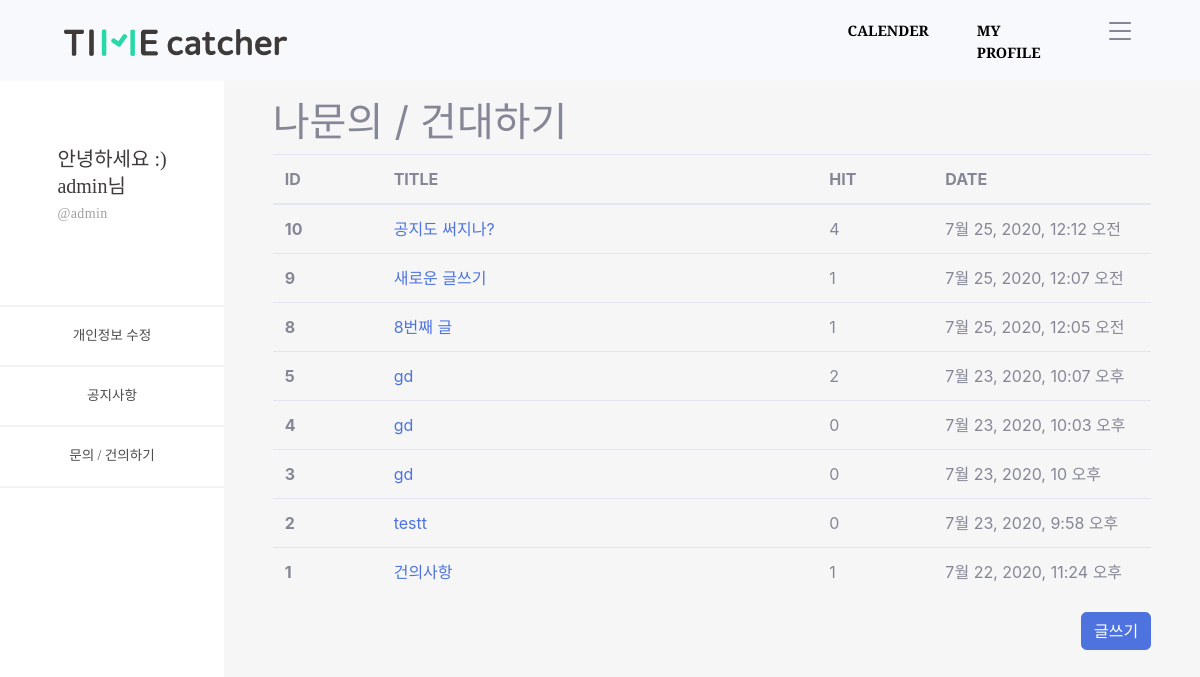
Before: /timeApp/customer/ (signed in) with the older database file.
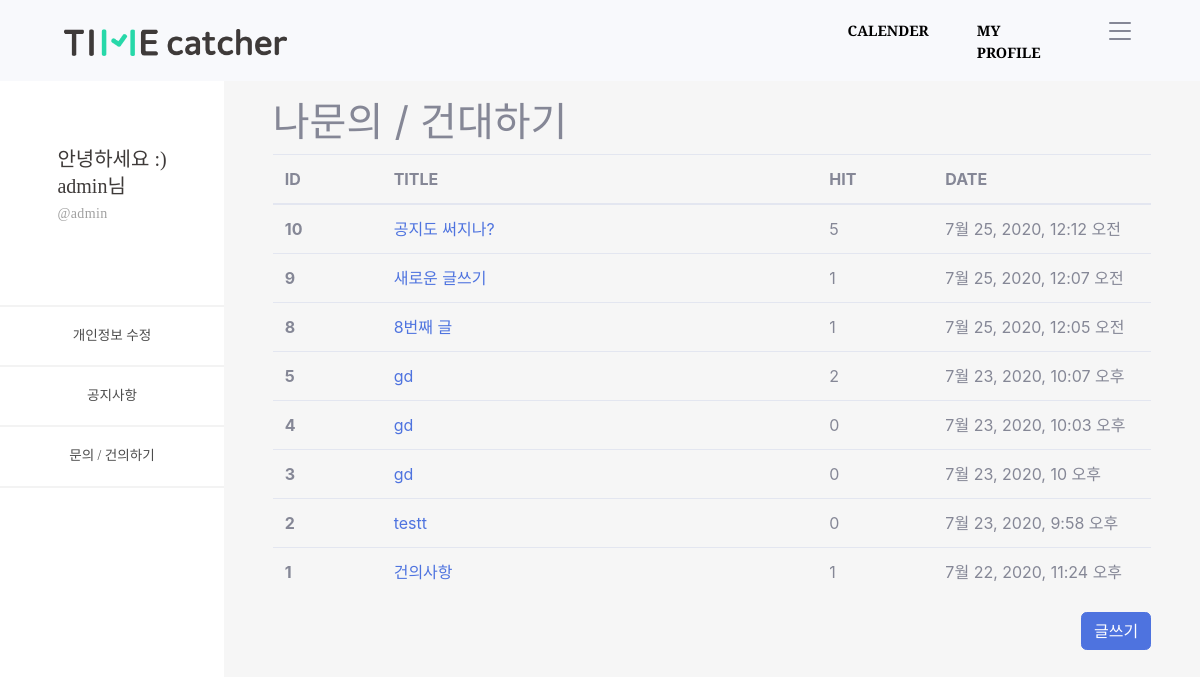
After: the same page with the newer database file.
### timeApp/models.py (models this page shows, shortened)
class Customer(models.Model):
    objects = models.Manager()
    c_title = models.CharField(max_length=100)
    c_body = models.TextField()
    c_hit = models.PositiveIntegerField(default=0)
    c_input_date = models.DateTimeField('date published', default=timezone.now)

### timeApp/views.py (the view)
# urls.py: path('customer/', views.customer, name='customer'),
def customer(request):
    customers = Customer.objects.all().order_by('-id')
    conn_user = request.user
    conn_profile = Profile.objects.get(user=conn_user)
    context = {
        'id' : conn_user.username,
        'nick' : conn_profile.nick,
        'customers' : customers,
    }
    return render(request, 'customer.html', context=context)

### timeApp/templates/customer.html
{% extends 'base_side.html' %}
{% load static %}
{% block content_side %}
<div id="content-wrapper" style="background-color: #f6f6f6;" class="d-flex justify-content-center">
  <div class="cantrion" style="margin-top: 10%; width: 90%;">
    <h1>나문의 / 건대하기</h1>
    <table class="table">
      <thead>
        <colgroup>
          <col style="width: 5%;">
          <col style="width: 20%;">
          <col style="width: 5%;">
          <col style="width: 10%;">
        </colgroup>
        <tr>
          <th scope="col">ID</th>
          <th scope="col">TITLE</th>
          <th scope="col">HIT</th>
          <th scope="col">DATE</th>
        </tr>
      </thead>
      <tbody>
        {% for customer in customers.all %}
        <tr>
          <th scope="row">{{ customer.id }}</th>
          <td><a href="{% url 'customer_detail' customer.id %}">{{ customer.c_title }}</a></td>
          <td>{{ customer.c_hit }}</td>
          <td>{{ customer.c_input_date }}</td>
        </tr>
        {% endfor %}
      </tbody>
    </table>
    <div class="d-flex justify-content-end">
      <a href="{% url 'customer_create' %}" class="btn btn-primary">글쓰기</a>
    </div>
  </div>
</div>
{% endblock %}

### timeProject/templates/base_side.html
{% extends 'base.html' %}
{% load static %}
{% block content %}
<div id="wrapper">
  <ul class="navbar-nav sidebar sidebar-dark accordion" id="accordionSidebar">
    <li class="nav-item active d-flex justify-content-center" style="margin-top: 65%; margin-bottom: 35%;">
      <div class="text-left">
        <a
          style="font-family: SDGtNeobUni-gEb; font-size: 20px; font-weight: normal; font-stretch: normal; font-style: normal; line-height: 1.35; letter-spacing: normal; text-align: left; color: #3e3a39;">안녕하세요
          :)</a>
        <br>
        <a
          style="font-family: SDGtNeobUni-gEb; font-size: 20px; font-weight: normal; font-stretch: normal; font-style: normal; line-height: 1.35; letter-spacing: normal; text-align: left; color: #3e3a39;">{{ id }}님</a>
        <br>
        <a
          style=" font-family: SDGtNeobUni-bLt; font-size: 14px; font-weight: normal; font-stretch: normal; font-style: normal; line-height: 1.93; letter-spacing: normal; text-align: left; color: #a0a0a0; letter-spacing: 0.38px;">@{{ id }}</a>
      </div>
    </li>
    <a>
      <hr style="border: solid 1px #f3f3f3;" class="mb-0 mt-0"></a>
    <li class="nav-item active">
      <a class="nav-link" href="{% url 'profile_update' %}" style="font-family: SDGtNeobUni-bLt;
              font-size: 14px;
              font-weight: normal;
              font-stretch: normal;
              font-style: normal;
              line-height: 1.93;
              letter-spacing: normal;
              text-align: left;
              color: #4c4c4c;">
        <span class="d-flex align-items-center justify-content-center">개인정보 수정</span></a>
    </li>
    <a>
      <hr style="border: solid 1px #f3f3f3;" class="mb-0 mt-0"></a>
    <li class="nav-item active">
      <a class="nav-link" href="{% url 'notices' %}" style="font-family: SDGtNeobUni-bLt;
              font-size: 14px;
              font-weight: normal;
              font-stretch: normal;
              font-style: normal;
              line-height: 1.93;
              letter-spacing: normal;
              text-align: left;
              color: #4c4c4c;">
        <span class="d-flex align-items-center justify-content-center">공지사항</span></a>
    </li>
    <a>
      <hr style="border: solid 1px #f3f3f3;" class="mb-0 mt-0"></a>
    <li class="nav-item active">
      <a class="nav-link" href="{% url 'customer' %}" style="font-family: SDGtNeobUni-bLt;
              font-size: 14px;
              font-weight: normal;
              font-stretch: normal;
              font-style: normal;
              line-height: 1.93;
              letter-spacing: normal;
              text-align: left;
              color: #4c4c4c;">
        <span class="d-flex align-items-center justify-content-center">문의 / 건의하기</span></a>
    </li>
    <a>
      <hr style="border: solid 1px #f3f3f3;" class="mb-0 mt-0"></a>
  </ul>
  {% block content_side %}
  {% endblock %}
</div>
{% endblock %}

### timeProject/templates/base.html (shortened to what this page needs)
{% load static %}
<!DOCTYPE html>
<html lang="ko">
<head>
  <link href="https://cdnjs.cloudflare.com/ajax/libs/magnific-popup.js/1.1.0/magnific-popup.min.css" rel="stylesheet" />
  <link href="{% static 'css/styles.css' %}?v=1.5" rel="stylesheet" />
  <link href="{% static 'css/sb-admin-2.min.css' %}?v=1.5" rel="stylesheet">
  <link href="https://stackpath.bootstrapcdn.com/font-awesome/4.7.0/css/font-awesome.min.css" rel="stylesheet"
>
</head>
<body>
  <nav class="navbar navbar-expand-lg navbar-light bg-light fixed-top py-3" id="mainNav">
    <a class="navbar-brand pl-5" href="{% url 'index' %}"><img src="{% static 'img/tc-logo.png' %}" alt="tc-logo.png"
        style="width: 30%;"></a>
    <div class="collapse navbar-collapse" id="navbarResponsive">
      <ul class="navbar-nav ml-auto my-2 my-lg-0">
        {% if user.is_authenticated %}
        <li class="nav-item"><a class="nav-link mt-1" href="{% url 'calender' %}">CALENDER</a></li>
        <li class="nav-item"><a class="nav-link mt-1" href="{% url 'mypage' %}">MY PROFILE</a></li>
        {% else %}
        <li class="nav-item"><a class="nav-link mt-1" href="{% url 'signin' %}">CALENDER</a></li>
        <li class="nav-item"><a class="nav-link mt-1" href="{% url 'signin' %}">MY PROFILE</a></li>
        {% endif %}
        <li class="nav-item">
          <a class="pr-5 ml-3" data-toggle="dropdown" aria-haspopup="true" aria-expanded="false">
          </a>
        </li>
      </ul>
    </div>
  </nav>
  {% block content %}
  {% endblock %}
</body>
</html>

Changed rows visible on the page:
changed Customer "공지도 써지나?": c_hit "4" → "5"
